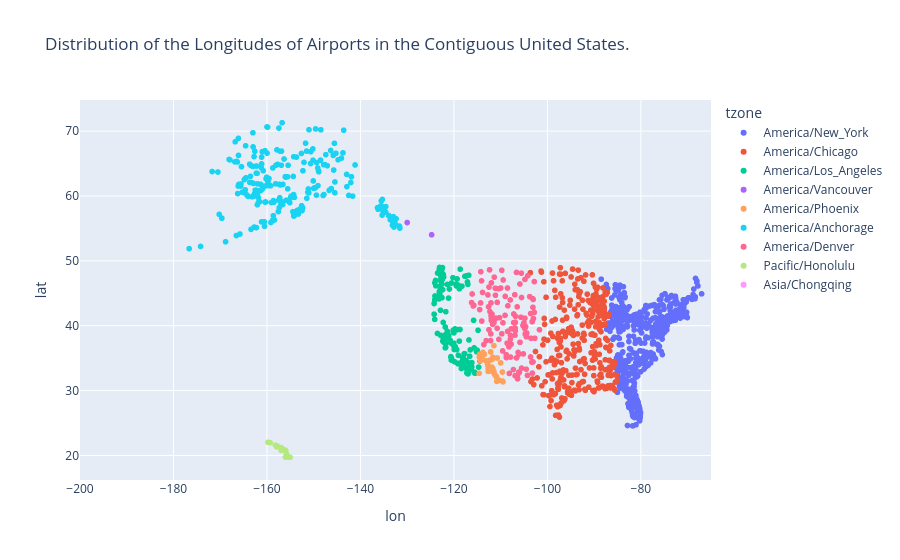

The notebook cell saved with this chart:
### Code cell
fig = px.scatter(DF_airports,
                 x='lon',
                 y='lat',
                 title='Distribution of the Longitudes of Airports in the Contiguous United States.',
                 hover_data='name',
                 range_x=[-200, -65],
                 color='tzone'               

                )
fig.show()

### Figure 1 — Plotly figure (JSON) as saved in the notebook; plotly's stock layout.template omitted (floating-point values rounded to 4 significant figures; data arrays with more than 128 entries replaced by an {"elided": "..."} marker saying what was removed)
{"data": [{"customdata": {"elided": "519x1 str values"}, "hovertemplate": "tzone=America/New_York<br>lon=%{x}<br>lat=%{y}<br>name=%{customdata[0]}<extra></extra>", "legendgroup": "America/New_York", "marker": {"color": "#636efa", "symbol": "circle"}, "mode": "markers", "name": "America/New_York", "showlegend": true, "type": "scattergl", "x": {"elided": "519 float values"}, "xaxis": "x", "y": {"elided": "519 float values"}, "yaxis": "y"}, {"customdata": {"elided": "342x1 str values"}, "hovertemplate": "tzone=America/Chicago<br>lon=%{x}<br>lat=%{y}<br>name=%{customdata[0]}<extra></extra>", "legendgroup": "America/Chicago", "marker": {"color": "#EF553B", "symbol": "circle"}, "mode": "markers", "name": "America/Chicago", "showlegend": true, "type": "scattergl", "x": {"elided": "342 float values"}, "xaxis": "x", "y": {"elided": "342 float values"}, "yaxis": "y"}, {"customdata": {"elided": "176x1 str values"}, "hovertemplate": "tzone=America/Los_Angeles<br>lon=%{x}<br>lat=%{y}<br>name=%{customdata[0]}<extra></extra>", "legendgroup": "America/Los_Angeles", "marker": {"color": "#00cc96", "symbol": "circle"}, "mode": "markers", "name": "America/Los_Angeles", "showlegend": true, "type": "scattergl", "x": {"elided": "176 float values"}, "xaxis": "x", "y": {"elided": "176 float values"}, "yaxis": "y"}, {"customdata": [["Frazier Lake Airpark"], ["Hyder Seaplane Base"]], "hovertemplate": "tzone=America/Vancouver<br>lon=%{x}<br>lat=%{y}<br>name=%{customdata[0]}<extra></extra>", "legendgroup": "America/Vancouver", "marker": {"color": "#ab63fa", "symbol": "circle"}, "mode": "markers", "name": "America/Vancouver", "showlegend": true, "type": "scattergl", "x": [-124.8, -130.0], "xaxis": "x", "y": [54.01, 55.9], "yaxis": "y"}, {"customdata": [["Grand Canyon West Airport"], ["Phoenix Regional Airport"], ["Marana Regional"], ["Phoenix-Mesa Gateway"], ["Boulder City Municipal Airport"], ["Buckeye Municipal Airport"], ["Casa Grande Municipal Airport"], ["Douglas Municipal Airport"], ["Davis Monthan Afb"], ["Bisbee Douglas Intl"], ["Wickenburg Municipal Airport"], ["Bagdad Airport"], ["Gila Bend Municipal Airport"], ["Mesa Falcon Field"], ["Sierra Vista Muni Libby Aaf"], ["Flagstaff Pulliam Airport"], ["Grand Canyon National Park Airport"], ["Grand Canyon West Airport"], ["Glendale Municipal Airport"], ["Lake Havasu City Airport"], ["Laughlin-Bullhead Intl"], ["Kingman Airport"], ["Winslow-Lindbergh Regional Airport"], ["Grand Canyon Heliport"], ["Luke Afb"], ["Pinal Airpark"], ["Nogales Intl"], ["Coolidge Municipal Airport"], ["Cottonwood Airport"], ["Page Municipal Airport"], ["Phoenix Sky Harbor Intl"], ["Ernest A Love Fld"], ["Safford Regional Airport"], ["Sedona"], ["Show Low Regional Airport"], ["Tucson Intl"], ["Yuma Mcas Yuma Intl"], ["Scottsdale Airport"]], "hovertemplate": "tzone=America/Phoenix<br>lon=%{x}<br>lat=%{y}<br>name=%{customdata[0]}<extra></extra>", "legendgroup": "America/Phoenix", "marker": {"color": "#FFA15A", "symbol": "circle"}, "mode": "markers", "name": "America/Phoenix", "showlegend": true, "type": "scattergl", "x": [-113.8, -111.9, -111.2, -111.7, -114.5, -112.7, -111.8, -109.5, -110.9, -109.6, -112.8, -113.2, -112.7, -111.7, -110.3, -111.7, -112.1, -113.5, -112.3, -114.4, -114.6, -113.9, -110.7, -112.1, -112.4, -111.3, -110.8, -111.4, -112.0, -111.4, -112.0, -112.4, -109.6, -111.8, -110.0, -110.9, -114.6, -111.9], "xaxis": "x", "y": [35.9, 32.99, 32.41, 33.31, 35.57, 33.42, 32.95, 31.34, 32.17, 31.47, 33.97, 34.6, 32.96, 33.46, 31.59, 35.14, 35.95, 35.59, 33.53, 34.57, 35.16, 35.26, 35.02, 35.97, 33.53, 32.51, 31.42, 32.94, 34.73, 36.93, 33.43, 34.65, 32.85, 34.85, 34.27, 32.12, 32.66, 33.62], "yaxis": "y"}, {"customdata": {"elided": "239x1 str values"}, "hovertemplate": "tzone=America/Anchorage<br>lon=%{x}<br>lat=%{y}<br>name=%{customdata[0]}<extra></extra>", "legendgroup": "America/Anchorage", "marker": {"color": "#19d3f3", "symbol": "circle"}, "mode": "markers", "name": "America/Anchorage", "showlegend": true, "type": "scattergl", "x": {"elided": "239 float values"}, "xaxis": "x", "y": {"elided": "239 float values"}, "yaxis": "y"}, {"customdata": [["Heber City Municipal Airport"], ["Dell Flight Strip"], ["Big Timber Airport"], ["Colorado Springs East"], ["Albuquerque International Sunport"], ["Alliance Municipal Airport"], ["Alamogordo White Sands Regional Airport"], ["San Luis Valley Regional Airport"], ["Centennial"], ["Aspen Pitkin County Sardy Field"], ["Bryce Canyon"], ["Western Nebraska Regional Airport"], ["Biggs Aaf"], ["Billings Logan International Airport"], ["Rocky Mountain Metropolitan Airport"], ["Buckley Afb"], ["Brigham City"], ["Boise Air Terminal"], ["Bert Mooney Airport"], ["Gallatin Field"], ["Cedar City Rgnl"], ["Chadron Municipal Airport"], ["Cortez Muni"], ["Cavern City Air Terminal"], ["Canyonlands Field"], ["Yellowstone Rgnl"], ["City Of Colorado Springs Muni"], ["Natrona Co Intl"], ["Cut Bank Muni"], ["Clovis Muni"], ["Cannon Afb"], ["Cheyenne Rgnl Jerry Olson Fld"], ["Denver Intl"], ["Dickinson Theodore Roosevelt Regional Airport"], ["Durango La Plata Co"], ["Delta Municipal Airport"], ["Chinle Municipal Airport"], ["Eagle County Airport"], ["Eagle Co Rgnl"], ["El Paso Intl"], ["Wendover"], ["Evanston-Uinta CO Burns Fld"], ["Fort Bridger"], ["Glacier Park Intl"], ["Butts Aaf"], ["Four Corners Rgnl"], ["Fort Collins Loveland Muni"], ["Gillette-Campbell County Airport"], ["Dawson Community Airport"], ["Wokal Field Glasgow International Airport"], ["Grand Junction Regional"], ["Renner Fld"], ["Grants Milan Muni"], ["Great Falls Intl"], ["Gunnison - Crested Butte"], ["Gallup Muni"], ["Yampa Valley"], ["Hill Afb"], ["Helena Rgnl"], ["Holloman Afb"], ["Lea Co Rgnl"], ["Havre City Co"], ["Idaho Falls Rgnl"], ["Kirtland Air Force Base"], ["Jackson Hole Airport"], ["Lamar Muni"], ["Los Alamos Airport"], ["Laramie Regional Airport"], ["Logan-Cache"], ["La Junta Muni"], ["Las Cruces Intl"], ["Mission Field Airport"], ["Las Vegas Muni"], ["Lewistown Municipal Airport"], ["Malad City"], ["Frank Wiley Field"], ["Missoula Intl"], ["Montrose Regional Airport"], ["Mountain Home Afb"], ["McCall Municipal Airport"], ["LM Clayton Airport"], ["Pocatello Regional Airport"], ["Pueblo Memorial"], ["Carbon County Regional-Buck Davis Field"], ["Provo Municipal Airport"], ["Rapid City Regional Airport"], ["Ellsworth Afb"], ["Richfield Minicipal Airport"], ["Garfield County Regional Airport"], ["Riverton Regional"], ["Rock Springs Sweetwater County Airport"], ["Roswell Intl Air Center"], ["Rawlins Municipal Airport-Harvey Field"], ["Shively Field Airport"], ["Santa Fe Muni"], ["Steamboat Springs Airport-Bob Adams Field"], ["Sidney-Richland Municipal Airport"], ["St George Muni"], ["Sheridan County Airport"], ["Salt Lake City Intl"], ["Lemhi County Airport"], ["Sidney Muni Airport"], ["Black Hills Airport-Clyde Ice Field"], ["Sierra Blanca Regional Airport"], ["Sterling Municipal Airport"], ["Friedman Mem"], ["Grant County Airport"], ["Tucumcari Muni"], ["Truth Or Consequences Muni"], ["Telluride"], ["Magic Valley Regional Airport"], ["Mountain Home Municipal Airport"], ["Hite Airport"], ["Vernal Regional Airport"], ["Boulder Municipal"], ["Worland Municipal Airport"], ["Condron Aaf"], ["Yellowstone Airport"], ["Black Rock"]], "hovertemplate": "tzone=America/Denver<br>lon=%{x}<br>lat=%{y}<br>name=%{customdata[0]}<extra></extra>", "legendgroup": "America/Denver", "marker": {"color": "#FF6692", "symbol": "circle"}, "mode": "markers", "name": "America/Denver", "showlegend": true, "type": "scattergl", "x": [-111.4, -112.7, -110.0, -104.4, -106.6, -102.8, -106.0, -105.9, -104.8, -106.9, -112.1, -103.6, -106.4, -108.5, -105.1, -104.8, -112.1, -116.2, -112.5, -111.2, -113.1, -103.1, -108.6, -104.3, -109.8, -109.0, -104.7, -106.5, -112.4, -103.1, -103.3, -104.8, -104.7, -102.8, -107.8, -112.5, -109.6, -106.9, -106.9, -106.4, -114.0, -111.0, -110.2, -114.3, -104.8, -108.2, -105.0, -105.5, -104.8, -106.6, -108.5, -101.7, -107.9, -111.4, -106.9, -108.8, -107.2, -112.0, -112.0, -106.1, -103.2, -109.8, -112.1, -106.6, -110.7, -102.7, -106.3, -105.7, -111.9, -103.5, -106.9, -110.4, -105.1, -109.5, -112.3, -105.9, -114.1, -107.9, -115.9, -116.1, -105.6, -112.6, -104.5, -110.8, -111.7, -103.1, -103.1, -112.1, -107.7, -108.5, -109.1, -104.5, -107.2, -106.8, -106.1, -106.9, -104.2, -113.6, -107.0, -112.0, -113.9, -103.0, -103.8, -105.5, -103.3, -114.3, -108.2, -103.6, -107.3, -107.9, -114.5, -115.7, -110.4, -109.5, -105.2, -108.0, -106.4, -111.1, -108.8], "xaxis": "x", "y": [40.48, 44.74, 45.81, 38.87, 35.04, 42.05, 32.84, 37.44, 39.57, 39.22, 37.71, 41.87, 31.85, 45.81, 39.91, 39.7, 41.55, 43.56, 45.95, 45.78, 37.7, 42.84, 37.3, 32.34, 38.76, 44.52, 38.81, 42.91, 48.61, 34.43, 34.38, 41.16, 39.86, 46.8, 37.15, 39.38, 36.11, 39.64, 39.64, 31.81, 40.72, 41.16, 41.24, 48.31, 38.68, 36.74, 40.45, 44.35, 47.14, 48.21, 39.12, 39.37, 35.17, 47.48, 38.53, 35.51, 40.48, 41.12, 46.61, 32.85, 32.69, 48.54, 43.51, 35.04, 43.61, 38.07, 35.88, 41.31, 41.79, 38.05, 32.29, 45.7, 35.65, 47.05, 42.17, 46.43, 46.92, 38.51, 43.04, 44.89, 48.09, 42.91, 38.29, 39.61, 40.22, 44.05, 44.15, 38.74, 39.53, 43.06, 41.59, 33.3, 41.81, 41.44, 35.62, 40.52, 47.71, 37.09, 44.77, 40.79, 45.12, 41.1, 44.48, 33.46, 40.62, 43.5, 32.64, 35.18, 33.24, 37.95, 42.48, 43.13, 37.89, 40.44, 40.04, 43.97, 32.34, 44.69, 35.08], "yaxis": "y"}, {"customdata": [["Barking Sands Pmrf"], ["Bradshaw Aaf"], ["Dillingham"], ["Wheeler Aaf"], ["Honolulu Intl"], ["Hana"], ["Hilo Intl"], ["Kapalua"], ["Kona Intl At Keahole"], ["Lihue"], ["Lanai"], ["Kalaupapa Airport"], ["Molokai"], ["Waimea Kohala"], ["Kaneohe Bay Mcaf"], ["Kahului"], ["Upolu"], ["Waikoloa Heliport"]], "hovertemplate": "tzone=Pacific/Honolulu<br>lon=%{x}<br>lat=%{y}<br>name=%{customdata[0]}<extra></extra>", "legendgroup": "Pacific/Honolulu", "marker": {"color": "#B6E880", "symbol": "circle"}, "mode": "markers", "name": "Pacific/Honolulu", "showlegend": true, "type": "scattergl", "x": [-159.8, -155.6, -158.2, -158.0, -157.9, -156.0, -155.0, -156.7, -156.0, -159.3, -157.0, -157.0, -157.1, -155.7, -157.8, -156.4, -155.9, -155.9], "xaxis": "x", "y": [22.02, 19.76, 21.58, 21.48, 21.32, 20.8, 19.72, 20.96, 19.74, 21.98, 20.79, 21.21, 21.15, 20.0, 21.45, 20.9, 20.27, 19.91], "yaxis": "y"}, {"customdata": [["Deer Valley Municipal Airport"], ["Montgomery Field"]], "hovertemplate": "tzone=Asia/Chongqing<br>lon=%{x}<br>lat=%{y}<br>name=%{customdata[0]}<extra></extra>", "legendgroup": "Asia/Chongqing", "marker": {"color": "#FF97FF", "symbol": "circle"}, "mode": "markers", "name": "Asia/Chongqing", "showlegend": true, "type": "scattergl", "x": [112.5, 117.8], "xaxis": "x", "y": [33.41, 32.48], "yaxis": "y"}], "layout": {"legend": {"title": {"text": "tzone"}, "tracegroupgap": 0}, "title": {"text": "Distribution of the Longitudes of Airports in the Contiguous United States."}, "xaxis": {"anchor": "y", "domain": [0, 1], "range": [-200, -65], "title": {"text": "lon"}}, "yaxis": {"anchor": "x", "domain": [0, 1], "title": {"text": "lat"}}}}
